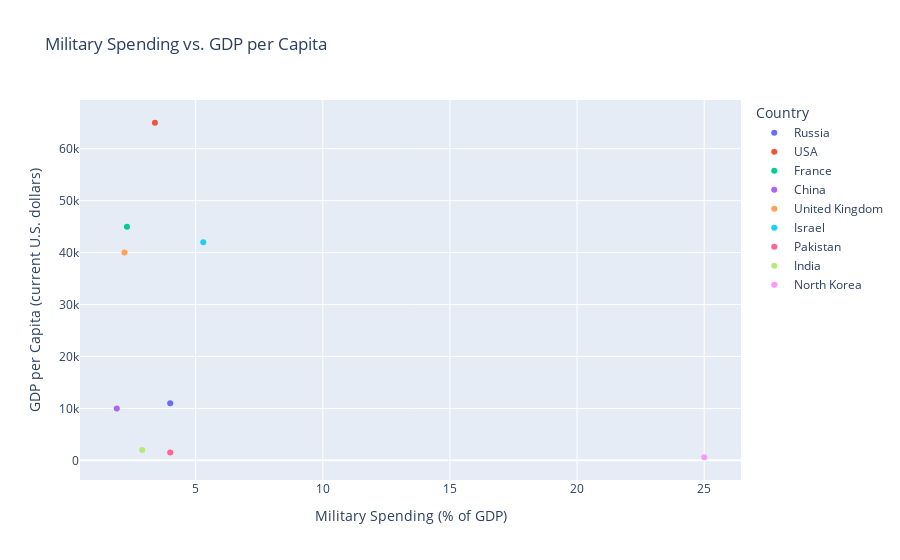
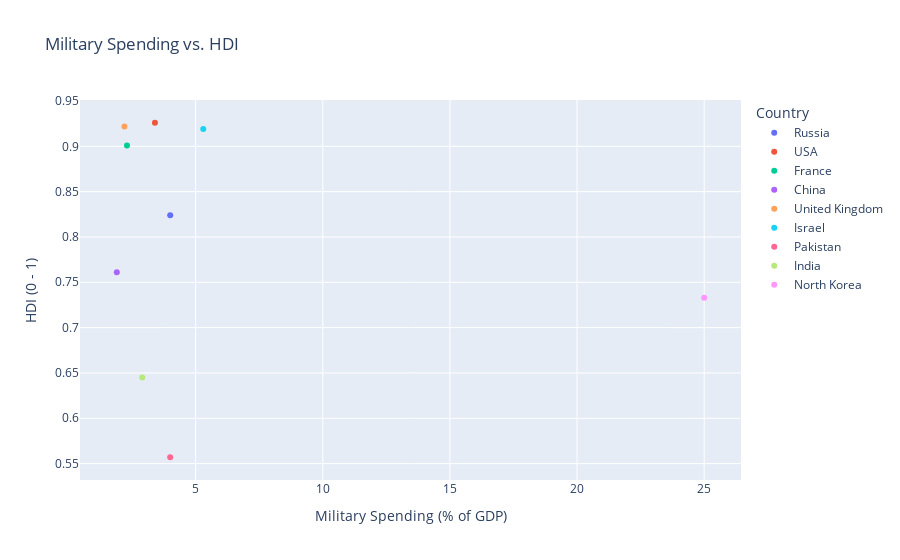

The notebook cell these images were saved under, in order:
### Markdown cell above
•	Trends in Military Spending: This graph displays how military spending as a percentage of GDP has changed over time for each selected country.
	•	Comparative Analysis: By comparing the lines, we can see which countries consistently spend more or less of their GDP on military expenditure.
	•	Historical Context: Spikes or drops in military spending may correlate with historical events, such as conflicts, economic crises, or changes in government policy.

    The first graph shows the trends in military spending as a percentage of GDP over time for the selected countries (Russia, USA, France, China, United Kingdom, Israel, Pakistan, India, North Korea). It highlights how each country’s military expenditure relative to its GDP has changed over the years, allowing for a comparative analysis of defense spending priorities. This graph can reveal spikes or drops in spending, often correlating with historical events or shifts in government policy.

### Code cell
'''
selected_countries_corrected = ['Russia', 'USA', 'France', 'China', 'United Kingdom', 'Israel', 'Pakistan', 'India', 'North Korea']

# Ensure the columns are present in the dataset
required_columns = ['Country', 'Year', 'Military spending percent of GDP', 
                    'GDP per capita current U.S. dollars', 'Human Development Index (0 - 1)']

# Check if the required columns are in the dataset
missing_columns = [col for col in required_columns if col not in mass_data.columns]
if missing_columns:
    raise ValueError(f"Missing columns in the dataset: {missing_columns}")

# Filter the data for the selected countries
filtered_data = mass_data[mass_data['Country'].isin(selected_countries_corrected)]

# Create an interactive scatter plot for Military Spending vs. GDP per Capita
fig1 = px.scatter(filtered_data, x='Military spending percent of GDP', y='GDP per capita current U.S. dollars',
                  hover_data=['Country', 'Year'],
                  title='Military Spending vs. GDP per Capita',
                  labels={
                      'Military spending percent of GDP': 'Military Spending (% of GDP)',
                      'GDP per capita current U.S. dollars': 'GDP per Capita (current U.S. dollars)'
                  })

# Create an interactive scatter plot for Military Spending vs. HDI
fig2 = px.scatter(filtered_data, x='Military spending percent of GDP', y='Human Development Index (0 - 1)',
                  hover_data=['Country', 'Year'],
                  title='Military Spending vs. HDI',
                  labels={
                      'Military spending percent of GDP': 'Military Spending (% of GDP)',
                      'Human Development Index (0 - 1)': 'HDI (0 - 1)'
                  })

# Show the plots
fig1.show()
fig2.show()
'''

import plotly.express as px
import pandas as pd

# Sample dataset to simulate the structure
data = {
    'Country': ['Russia', 'USA', 'France', 'China', 'United Kingdom', 'Israel', 'Pakistan', 'India', 'North Korea'],
    'Year': [2020]*9,
    'Military spending percent of GDP': [4.0, 3.4, 2.3, 1.9, 2.2, 5.3, 4.0, 2.9, 25.0],
    'GDP per capita current U.S. dollars': [11000, 65000, 45000, 10000, 40000, 42000, 1500, 2000, 600],
    'Human Development Index (0 - 1)': [0.824, 0.926, 0.901, 0.761, 0.922, 0.919, 0.557, 0.645, 0.733]
}

# Convert to DataFrame
mass_data = pd.DataFrame(data)

# List of selected countries
selected_countries_corrected = ['Russia', 'USA', 'France', 'China', 'United Kingdom', 'Israel', 'Pakistan', 'India', 'North Korea']

# Ensure the columns are present in the dataset
required_columns = ['Country', 'Year', 'Military spending percent of GDP', 
                    'GDP per capita current U.S. dollars', 'Human Development Index (0 - 1)']

# Check if the required columns are in the dataset
missing_columns = [col for col in required_columns if col not in mass_data.columns]
if missing_columns:
    raise ValueError(f"Missing columns in the dataset: {missing_columns}")

# Filter the data for the selected countries
filtered_data = mass_data[mass_data['Country'].isin(selected_countries_corrected)]

# Create an interactive scatter plot for Military Spending vs. GDP per Capita
fig1 = px.scatter(filtered_data, x='Military spending percent of GDP', y='GDP per capita current U.S. dollars',
                  color='Country',
                  hover_data=['Country', 'Year'],
                  title='Military Spending vs. GDP per Capita',
                  labels={
                      'Military spending percent of GDP': 'Military Spending (% of GDP)',
                      'GDP per capita current U.S. dollars': 'GDP per Capita (current U.S. dollars)'
                  })

# Create an interactive scatter plot for Military Spending vs. HDI
fig2 = px.scatter(filtered_data, x='Military spending percent of GDP', y='Human Development Index (0 - 1)',
                  color='Country',
                  hover_data=['Country', 'Year'],
                  title='Military Spending vs. HDI',
                  labels={
                      'Military spending percent of GDP': 'Military Spending (% of GDP)',
                      'Human Development Index (0 - 1)': 'HDI (0 - 1)'
                  })

# Show the plots
fig1.show()
fig2.show()

### Figure 1 — Plotly figure (JSON) as saved in the notebook; plotly's stock layout.template omitted (floating-point values rounded to 4 significant figures)
{"data": [{"customdata": [["Russia", 2020]], "hovertemplate": "Country=%{customdata[0]}<br>Military Spending (% of GDP)=%{x}<br>GDP per Capita (current U.S. dollars)=%{y}<br>Year=%{customdata[1]}<extra></extra>", "legendgroup": "Russia", "marker": {"color": "#636efa", "symbol": "circle"}, "mode": "markers", "name": "Russia", "orientation": "v", "showlegend": true, "type": "scatter", "x": [4], "xaxis": "x", "y": [11000], "yaxis": "y"}, {"customdata": [["USA", 2020]], "hovertemplate": "Country=%{customdata[0]}<br>Military Spending (% of GDP)=%{x}<br>GDP per Capita (current U.S. dollars)=%{y}<br>Year=%{customdata[1]}<extra></extra>", "legendgroup": "USA", "marker": {"color": "#EF553B", "symbol": "circle"}, "mode": "markers", "name": "USA", "orientation": "v", "showlegend": true, "type": "scatter", "x": [3.4], "xaxis": "x", "y": [65000], "yaxis": "y"}, {"customdata": [["France", 2020]], "hovertemplate": "Country=%{customdata[0]}<br>Military Spending (% of GDP)=%{x}<br>GDP per Capita (current U.S. dollars)=%{y}<br>Year=%{customdata[1]}<extra></extra>", "legendgroup": "France", "marker": {"color": "#00cc96", "symbol": "circle"}, "mode": "markers", "name": "France", "orientation": "v", "showlegend": true, "type": "scatter", "x": [2.3], "xaxis": "x", "y": [45000], "yaxis": "y"}, {"customdata": [["China", 2020]], "hovertemplate": "Country=%{customdata[0]}<br>Military Spending (% of GDP)=%{x}<br>GDP per Capita (current U.S. dollars)=%{y}<br>Year=%{customdata[1]}<extra></extra>", "legendgroup": "China", "marker": {"color": "#ab63fa", "symbol": "circle"}, "mode": "markers", "name": "China", "orientation": "v", "showlegend": true, "type": "scatter", "x": [1.9], "xaxis": "x", "y": [10000], "yaxis": "y"}, {"customdata": [["United Kingdom", 2020]], "hovertemplate": "Country=%{customdata[0]}<br>Military Spending (% of GDP)=%{x}<br>GDP per Capita (current U.S. dollars)=%{y}<br>Year=%{customdata[1]}<extra></extra>", "legendgroup": "United Kingdom", "marker": {"color": "#FFA15A", "symbol": "circle"}, "mode": "markers", "name": "United Kingdom", "orientation": "v", "showlegend": true, "type": "scatter", "x": [2.2], "xaxis": "x", "y": [40000], "yaxis": "y"}, {"customdata": [["Israel", 2020]], "hovertemplate": "Country=%{customdata[0]}<br>Military Spending (% of GDP)=%{x}<br>GDP per Capita (current U.S. dollars)=%{y}<br>Year=%{customdata[1]}<extra></extra>", "legendgroup": "Israel", "marker": {"color": "#19d3f3", "symbol": "circle"}, "mode": "markers", "name": "Israel", "orientation": "v", "showlegend": true, "type": "scatter", "x": [5.3], "xaxis": "x", "y": [42000], "yaxis": "y"}, {"customdata": [["Pakistan", 2020]], "hovertemplate": "Country=%{customdata[0]}<br>Military Spending (% of GDP)=%{x}<br>GDP per Capita (current U.S. dollars)=%{y}<br>Year=%{customdata[1]}<extra></extra>", "legendgroup": "Pakistan", "marker": {"color": "#FF6692", "symbol": "circle"}, "mode": "markers", "name": "Pakistan", "orientation": "v", "showlegend": true, "type": "scatter", "x": [4], "xaxis": "x", "y": [1500], "yaxis": "y"}, {"customdata": [["India", 2020]], "hovertemplate": "Country=%{customdata[0]}<br>Military Spending (% of GDP)=%{x}<br>GDP per Capita (current U.S. dollars)=%{y}<br>Year=%{customdata[1]}<extra></extra>", "legendgroup": "India", "marker": {"color": "#B6E880", "symbol": "circle"}, "mode": "markers", "name": "India", "orientation": "v", "showlegend": true, "type": "scatter", "x": [2.9], "xaxis": "x", "y": [2000], "yaxis": "y"}, {"customdata": [["North Korea", 2020]], "hovertemplate": "Country=%{customdata[0]}<br>Military Spending (% of GDP)=%{x}<br>GDP per Capita (current U.S. dollars)=%{y}<br>Year=%{customdata[1]}<extra></extra>", "legendgroup": "North Korea", "marker": {"color": "#FF97FF", "symbol": "circle"}, "mode": "markers", "name": "North Korea", "orientation": "v", "showlegend": true, "type": "scatter", "x": [25], "xaxis": "x", "y": [600], "yaxis": "y"}], "layout": {"legend": {"title": {"text": "Country"}, "tracegroupgap": 0}, "title": {"text": "Military Spending vs. GDP per Capita"}, "xaxis": {"anchor": "y", "domain": [0, 1], "title": {"text": "Military Spending (% of GDP)"}}, "yaxis": {"anchor": "x", "domain": [0, 1], "title": {"text": "GDP per Capita (current U.S. dollars)"}}}}

### Figure 2 — Plotly figure (JSON) as saved in the notebook; plotly's stock layout.template omitted (floating-point values rounded to 4 significant figures)
{"data": [{"customdata": [["Russia", 2020]], "hovertemplate": "Country=%{customdata[0]}<br>Military Spending (% of GDP)=%{x}<br>HDI (0 - 1)=%{y}<br>Year=%{customdata[1]}<extra></extra>", "legendgroup": "Russia", "marker": {"color": "#636efa", "symbol": "circle"}, "mode": "markers", "name": "Russia", "orientation": "v", "showlegend": true, "type": "scatter", "x": [4], "xaxis": "x", "y": [0.824], "yaxis": "y"}, {"customdata": [["USA", 2020]], "hovertemplate": "Country=%{customdata[0]}<br>Military Spending (% of GDP)=%{x}<br>HDI (0 - 1)=%{y}<br>Year=%{customdata[1]}<extra></extra>", "legendgroup": "USA", "marker": {"color": "#EF553B", "symbol": "circle"}, "mode": "markers", "name": "USA", "orientation": "v", "showlegend": true, "type": "scatter", "x": [3.4], "xaxis": "x", "y": [0.926], "yaxis": "y"}, {"customdata": [["France", 2020]], "hovertemplate": "Country=%{customdata[0]}<br>Military Spending (% of GDP)=%{x}<br>HDI (0 - 1)=%{y}<br>Year=%{customdata[1]}<extra></extra>", "legendgroup": "France", "marker": {"color": "#00cc96", "symbol": "circle"}, "mode": "markers", "name": "France", "orientation": "v", "showlegend": true, "type": "scatter", "x": [2.3], "xaxis": "x", "y": [0.901], "yaxis": "y"}, {"customdata": [["China", 2020]], "hovertemplate": "Country=%{customdata[0]}<br>Military Spending (% of GDP)=%{x}<br>HDI (0 - 1)=%{y}<br>Year=%{customdata[1]}<extra></extra>", "legendgroup": "China", "marker": {"color": "#ab63fa", "symbol": "circle"}, "mode": "markers", "name": "China", "orientation": "v", "showlegend": true, "type": "scatter", "x": [1.9], "xaxis": "x", "y": [0.761], "yaxis": "y"}, {"customdata": [["United Kingdom", 2020]], "hovertemplate": "Country=%{customdata[0]}<br>Military Spending (% of GDP)=%{x}<br>HDI (0 - 1)=%{y}<br>Year=%{customdata[1]}<extra></extra>", "legendgroup": "United Kingdom", "marker": {"color": "#FFA15A", "symbol": "circle"}, "mode": "markers", "name": "United Kingdom", "orientation": "v", "showlegend": true, "type": "scatter", "x": [2.2], "xaxis": "x", "y": [0.922], "yaxis": "y"}, {"customdata": [["Israel", 2020]], "hovertemplate": "Country=%{customdata[0]}<br>Military Spending (% of GDP)=%{x}<br>HDI (0 - 1)=%{y}<br>Year=%{customdata[1]}<extra></extra>", "legendgroup": "Israel", "marker": {"color": "#19d3f3", "symbol": "circle"}, "mode": "markers", "name": "Israel", "orientation": "v", "showlegend": true, "type": "scatter", "x": [5.3], "xaxis": "x", "y": [0.919], "yaxis": "y"}, {"customdata": [["Pakistan", 2020]], "hovertemplate": "Country=%{customdata[0]}<br>Military Spending (% of GDP)=%{x}<br>HDI (0 - 1)=%{y}<br>Year=%{customdata[1]}<extra></extra>", "legendgroup": "Pakistan", "marker": {"color": "#FF6692", "symbol": "circle"}, "mode": "markers", "name": "Pakistan", "orientation": "v", "showlegend": true, "type": "scatter", "x": [4], "xaxis": "x", "y": [0.557], "yaxis": "y"}, {"customdata": [["India", 2020]], "hovertemplate": "Country=%{customdata[0]}<br>Military Spending (% of GDP)=%{x}<br>HDI (0 - 1)=%{y}<br>Year=%{customdata[1]}<extra></extra>", "legendgroup": "India", "marker": {"color": "#B6E880", "symbol": "circle"}, "mode": "markers", "name": "India", "orientation": "v", "showlegend": true, "type": "scatter", "x": [2.9], "xaxis": "x", "y": [0.645], "yaxis": "y"}, {"customdata": [["North Korea", 2020]], "hovertemplate": "Country=%{customdata[0]}<br>Military Spending (% of GDP)=%{x}<br>HDI (0 - 1)=%{y}<br>Year=%{customdata[1]}<extra></extra>", "legendgroup": "North Korea", "marker": {"color": "#FF97FF", "symbol": "circle"}, "mode": "markers", "name": "North Korea", "orientation": "v", "showlegend": true, "type": "scatter", "x": [25], "xaxis": "x", "y": [0.733], "yaxis": "y"}], "layout": {"legend": {"title": {"text": "Country"}, "tracegroupgap": 0}, "title": {"text": "Military Spending vs. HDI"}, "xaxis": {"anchor": "y", "domain": [0, 1], "title": {"text": "Military Spending (% of GDP)"}}, "yaxis": {"anchor": "x", "domain": [0, 1], "title": {"text": "HDI (0 - 1)"}}}}
